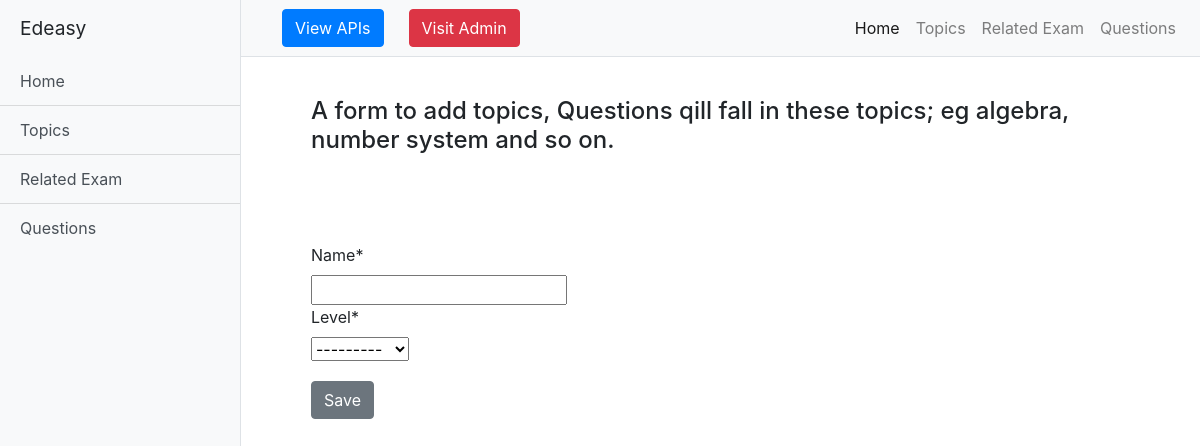
The page /topics/ on the database as committed earlier.
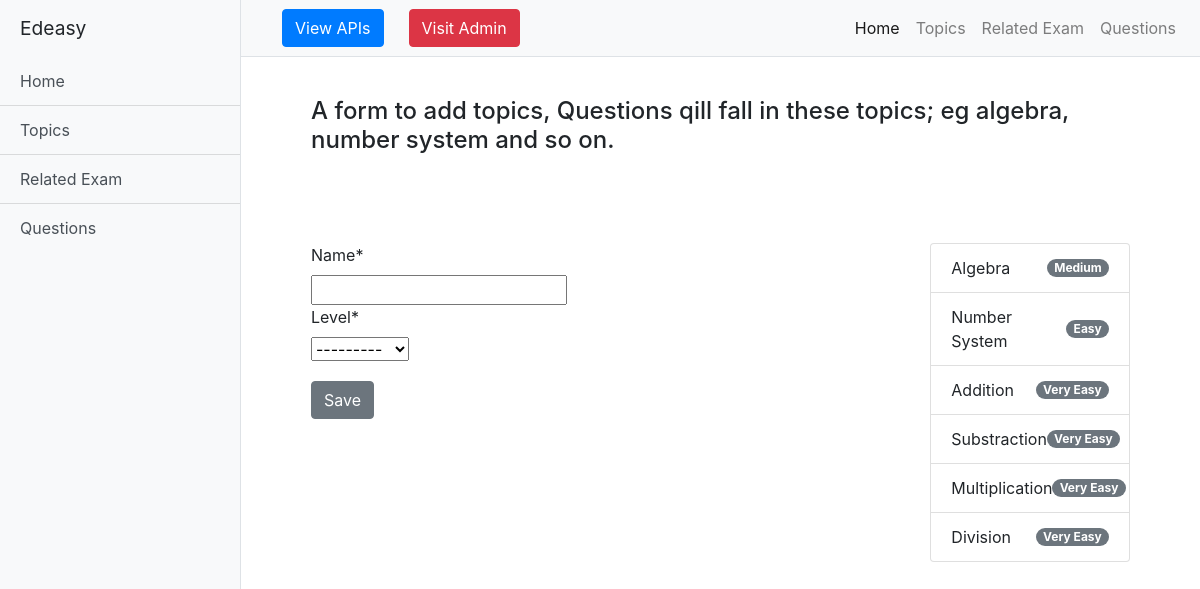
The same page on the database as committed later.
### questions_db/models.py (models this page shows, shortened)
class Topic(models.Model):
    name = models.CharField(max_length=100)
    level = models.ForeignKey(Level,on_delete=models.CASCADE)

class Level(models.Model):
    category = models.CharField(max_length=100, unique=True)
    difficulty_index = models.IntegerField(default=5,validators=[MinValueValidator(1),
                                       MaxValueValidator(5)])
    def __str__(self):
        return self.category

### db_edeasy/mainView.py (the view, shortened to what this page needs)
# urls.py: path('topics/',mainView.Topics.as_view(), name='Topics'),
class Topics(View):
    form = TopicForm()
    ExamForm = RelatedExamForm()
    def get(self, request):
        topics = Topic.objects.all()
        examRelated = RelatedExam.objects.all()
        context = {
            "form": self.form,
            "topics": topics,
            "examRelated":examRelated,
            "ExamForm":self.ExamForm,
            }
        return render(request, 'addTopic.html', context)

### db_edeasy/forms.py
class TopicForm(forms.ModelForm):
    class Meta:
        model = Topic
        fields = "__all__"

class RelatedExamForm(forms.ModelForm):
    class Meta:
        model = RelatedExam
        fields = "__all__"

### templates/addTopic.html (shortened to what this page needs)
{% extends 'index.html' %}
{% load crispy_forms_tags %}
{% block content %}
<div class="container">
  <div class="row padding_extra">
    <h4>A form to add topics, Questions qill fall in these topics; eg algebra, number system and so on.</h4>
  </div>
  <div class="row">
    <div class="col-8">
      <div class="padding_extra">
        <form method="POST" class="form-group">
          {{ form|crispy }}
          <button type="submit" class="btn btn-secondary margin_top">Save</button>
        </form>
      </div>
    </div>
    <div class="col-4">
      <ul class="list-group padding_extra">
        {% for topic in topics %}
        <li class="list-group-item d-flex justify-content-between align-items-center">
          {{ topic.name }}
          <span class="badge badge-secondary badge-pill">{{ topic.level }}</span>
        </li>
        {% endfor %}
      </ul>
    </div>
  </div>
</div>
{% endblock %}

Rows that differ between the two databases and show on the page:
added Topic: name "Algebra", level "Medium"
added Topic: name "Number System", level "Easy"
added Topic: name "Addition", level "Very Easy"
added Topic: name "Substraction", level "Very Easy"
added Topic: name "Multiplication", level "Very Easy"
added Topic: name "Division", level "Very Easy"
